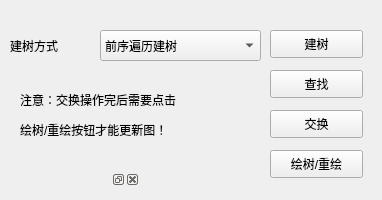
<?xml version="1.0" encoding="UTF-8"?>
<ui version="4.0">
 <class>Widget</class>
 <widget class="QWidget" name="Widget">
  <property name="geometry">
   <rect>
    <x>0</x>
    <y>0</y>
    <width>382</width>
    <height>200</height>
   </rect>
  </property>
  <property name="windowTitle">
   <string>Widget</string>
  </property>
  <property name="windowOpacity">
   <double>7.000000000000000</double>
  </property>
  <widget class="QPushButton" name="pb_build">
   <property name="geometry">
    <rect>
     <x>270</x>
     <y>30</y>
     <width>93</width>
     <height>28</height>
    </rect>
   </property>
   <property name="text">
    <string>建树</string>
   </property>
  </widget>
  <widget class="QComboBox" name="comboBox">
   <property name="geometry">
    <rect>
     <x>100</x>
     <y>30</y>
     <width>161</width>
     <height>31</height>
    </rect>
   </property>
   <property name="currentText">
    <string>前序遍历建树</string>
   </property>
   <property name="currentIndex">
    <number>0</number>
   </property>
   <item>
    <property name="text">
     <string>前序遍历建树</string>
    </property>
   </item>
   <item>
    <property name="text">
     <string>层次遍历建树</string>
    </property>
   </item>
   <item>
    <property name="text">
     <string>前序与中序推测建树</string>
    </property>
   </item>
  </widget>
  <widget class="QPushButton" name="pb_find">
   <property name="geometry">
    <rect>
     <x>270</x>
     <y>70</y>
     <width>93</width>
     <height>28</height>
    </rect>
   </property>
   <property name="text">
    <string>查找</string>
   </property>
  </widget>
  <widget class="QPushButton" name="pb_swap">
   <property name="geometry">
    <rect>
     <x>270</x>
     <y>110</y>
     <width>93</width>
     <height>28</height>
    </rect>
   </property>
   <property name="text">
    <string>交换</string>
   </property>
  </widget>
  <widget class="QPushButton" name="pb_draw">
   <property name="geometry">
    <rect>
     <x>270</x>
     <y>150</y>
     <width>93</width>
     <height>28</height>
    </rect>
   </property>
   <property name="text">
    <string>绘树/重绘</string>
   </property>
  </widget>
  <widget class="QLabel" name="label">
   <property name="geometry">
    <rect>
     <x>10</x>
     <y>30</y>
     <width>81</width>
     <height>31</height>
    </rect>
   </property>
   <property name="text">
    <string>建树方式</string>
   </property>
  </widget>
  <widget class="QLabel" name="label_2">
   <property name="geometry">
    <rect>
     <x>20</x>
     <y>80</y>
     <width>211</width>
     <height>71</height>
    </rect>
   </property>
   <property name="text">
    <string>&lt;html&gt;&lt;head/&gt;&lt;body&gt;&lt;p&gt;注意：交换操作完后需要点击&lt;/p&gt;&lt;p&gt;绘树/重绘按钮才能更新图！&lt;/p&gt;&lt;/body&gt;&lt;/html&gt;</string>
   </property>
   <property name="textFormat">
    <enum>Qt::RichText</enum>
   </property>
  </widget>
  <widget class="Mydock" name="dockWidget">
   <property name="geometry">
    <rect>
     <x>20</x>
     <y>170</y>
     <width>120</width>
     <height>80</height>
    </rect>
   </property>
   <property name="floating">
    <bool>true</bool>
   </property>
   <widget class="QWidget" name="dockWidgetContents"/>
  </widget>
 </widget>
 <layoutdefault spacing="6" margin="11"/>
 <customwidgets>
  <customwidget>
   <class>Mydock</class>
   <extends>QDockWidget</extends>
   <header location="global">mydock.h</header>
   <container>1</container>
  </customwidget>
 </customwidgets>
 <resources/>
 <connections/>
</ui>
